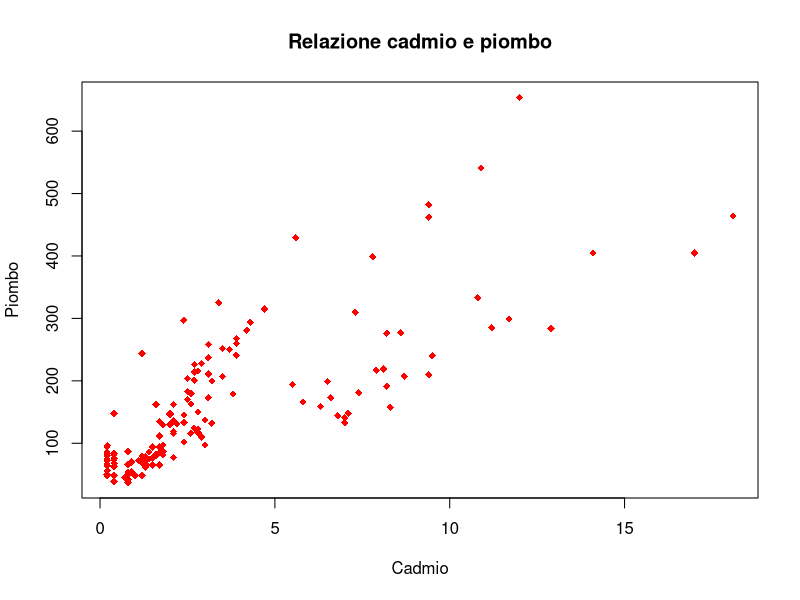
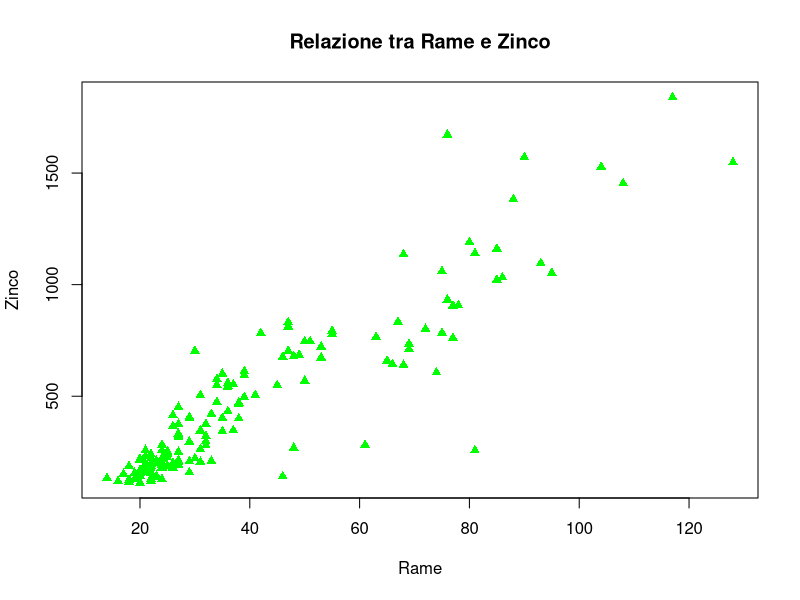
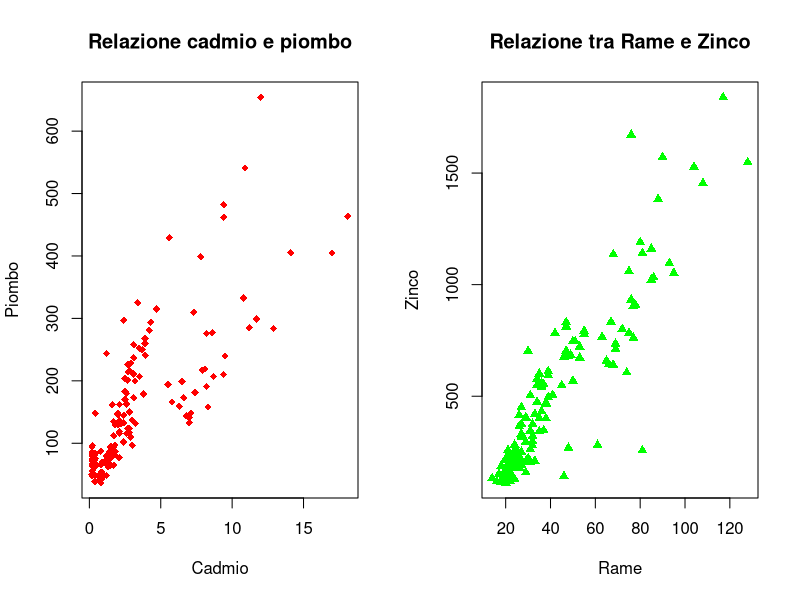
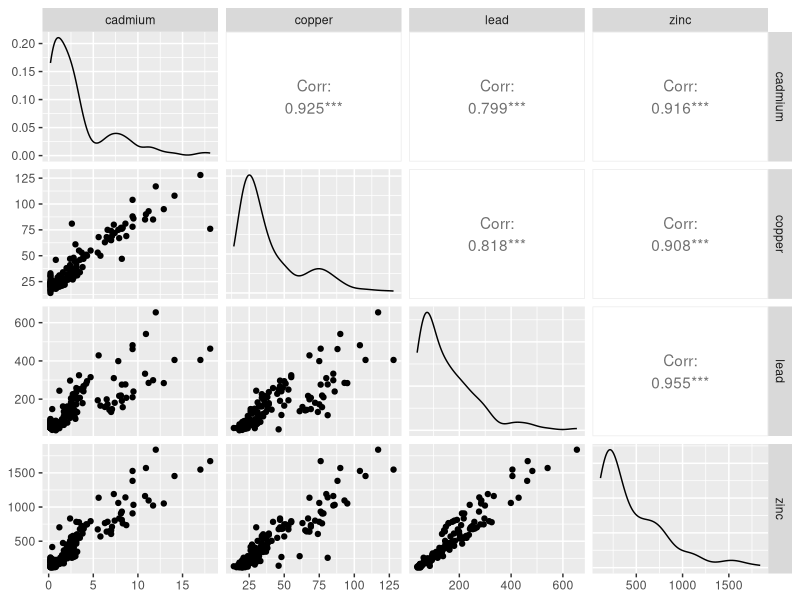
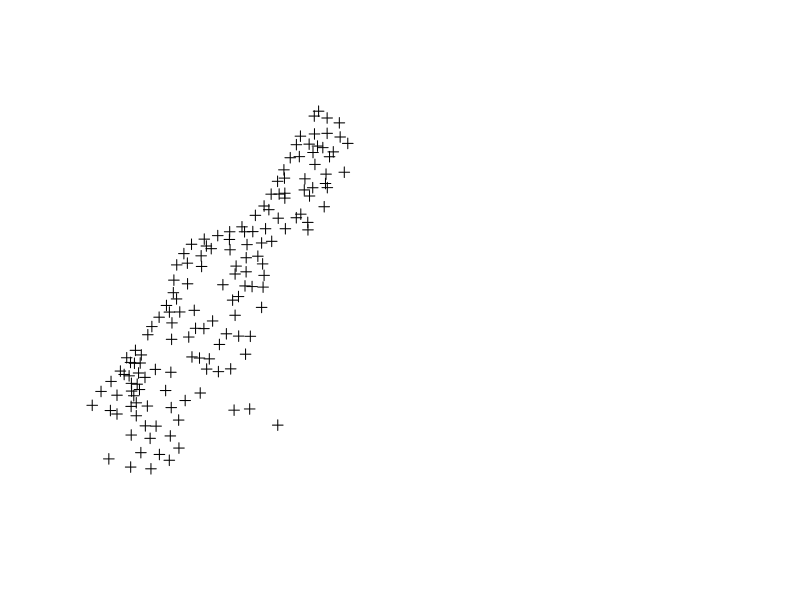
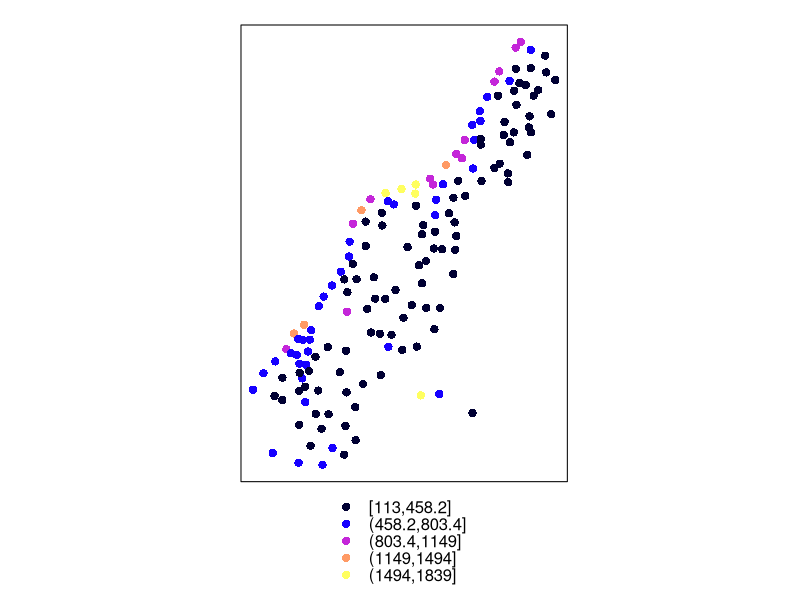

Write R code to recreate these figures, in order.
# R SPATIAL, LEZIONE 2-ECOLOGIA DEL PAESAGGIO

#chiamiamo il pacchetto sp
library(sp)

#usiamo il comando data per aprire il nostro dataframe
data(meuse)

#con head vediamo i primi 6 
head(meuse)

#usiamo attach per fissare il dataframe
attach(meuse)

#facciamo un plot per mettere in correlazione cadmio e piombo
plot(cadmium,lead,main="Relazione cadmio e piombo",col="red",pch=18,xlab="Cadmio",ylab="Piombo")

#ecercise: creare un plot con rame e zinco
plot(copper,zinc,main="Relazione tra Rame e Zinco",col="green",pch=17,xlab="Rame",ylab="Zinco")

#per mostrare i grafici assieme usiamo : multiframe o multipanel
par(mfrow=c(1,2))
plot(cadmium,lead,main="Relazione cadmio e piombo",col="red",pch=18,xlab="Cadmio",ylab="Piombo")
plot(copper,zinc,main="Relazione tra Rame e Zinco",col="green",pch=17,xlab="Rame",ylab="Zinco")
#se cambiamo i valori di mfrow in 2,1 avremo una variazione nella visualizzazione del grafico

#installiamo tramite packages, install, GGally o esternamente con install.packages("GGally"), una volta installata chiamiamo la libreria
library(GGally)

#ggpairs(meuse) fa il grafico con tutte le variabili, usiamo ggpairs(meuse[,3:6]) per prendere solo le variabili di interesse
ggpairs(meuse[,3:6])

#SPATIAL
#spieghiamo ad R che nei dati sono presenti coordinate
coordinates(meuse)=~x+y

#vediamo il grafico con:
plot(meuse)

#per creare il grafico di tipo spaziale si usa questa funzione:
spplot(meuse,"zinc")
# il plot che è uscito è di tipo spaziale i punti gialli ci vanno ad indicare le zone più inquinate, stiamo analizzando le zone vicine ad un fiume.
